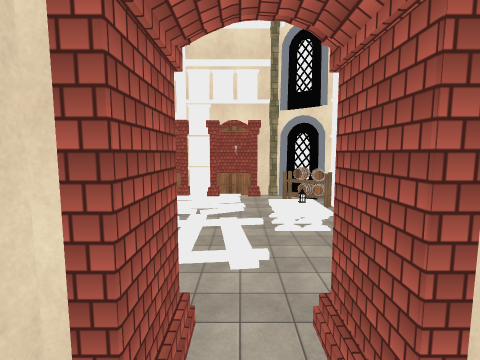
view 1 (above)

17 first-person views from a walk through a scene from a Unity 3-D project. The camera is 1.2 m above the floor, tilts 6° down and sees 85° across. The floor is counted in squares, 1 m on a side. Each view is taken from the middle of a square. On the plan, view 1 faces up. The plan holds only what a view shows up to about 12 squares ahead; the rest is blank. The place goes on beyond the plan. Surface patterns are stand-ins for the level's own textures.

view 2
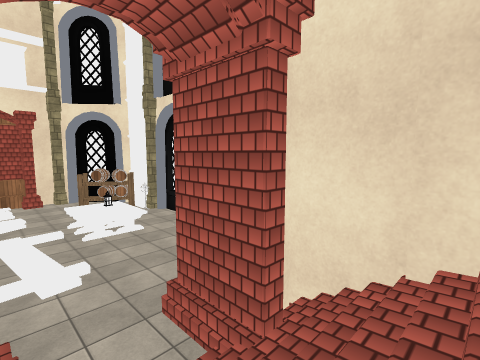

view 3
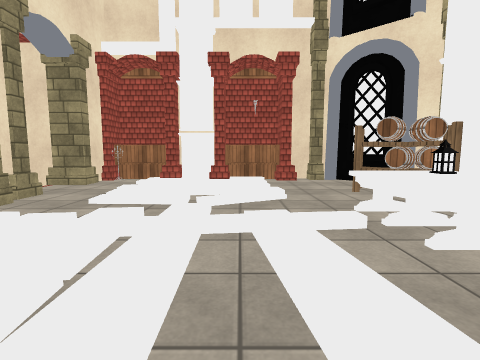

view 4
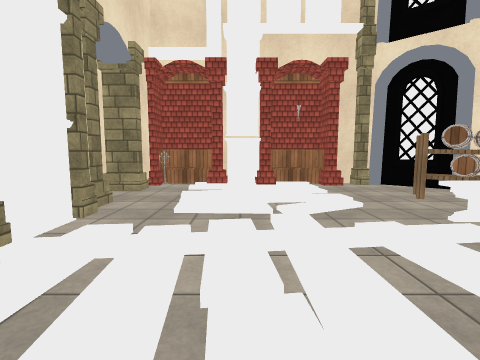

view 5
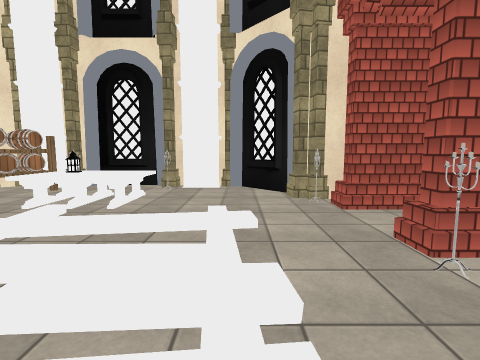

view 6
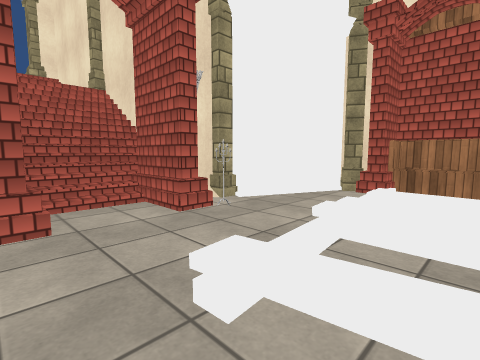

view 7
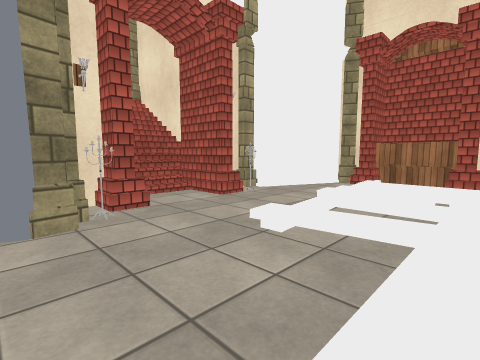

view 8
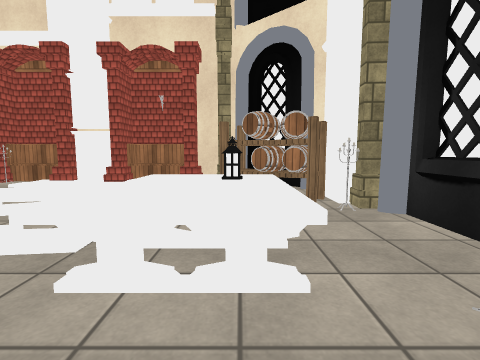

view 9
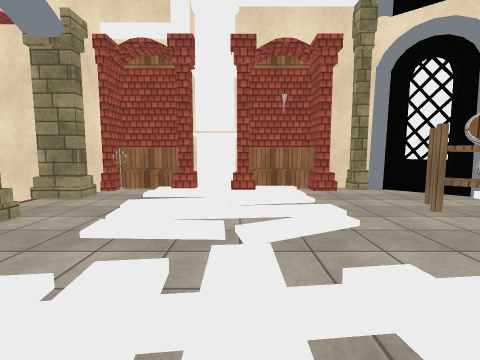

view 10
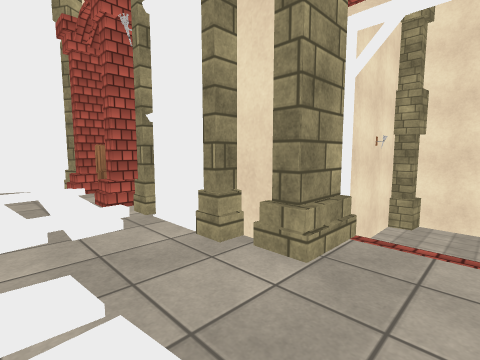

view 11
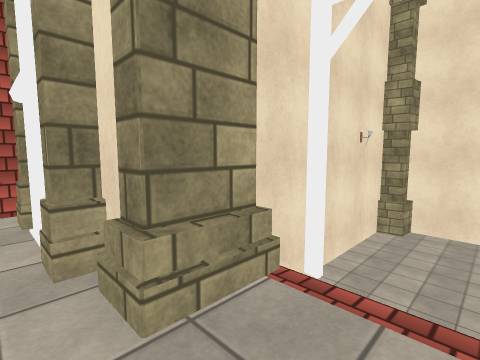

view 12
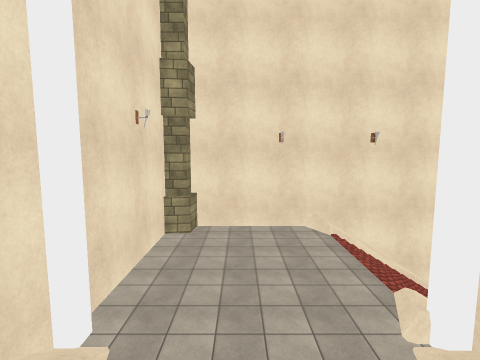

view 13
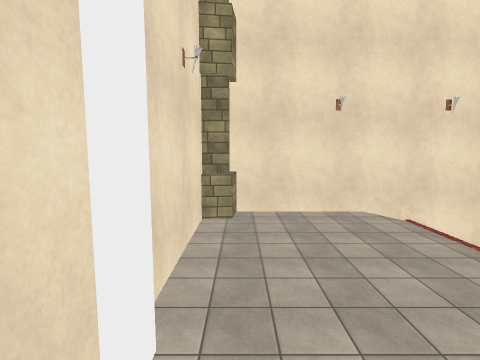

view 14
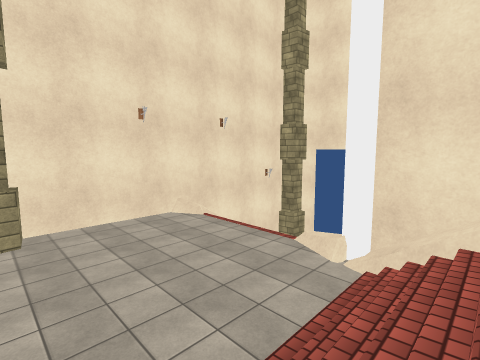

view 15
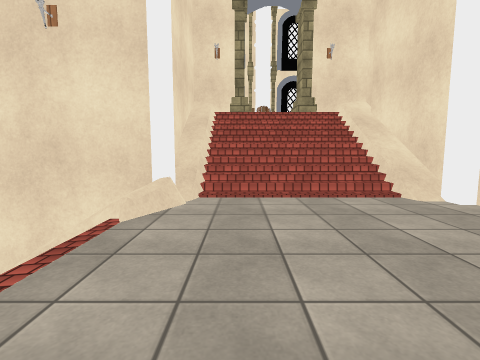

view 16
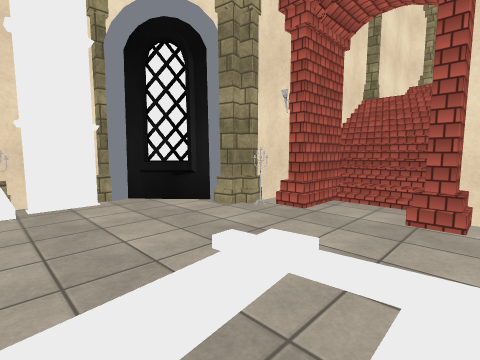

view 17
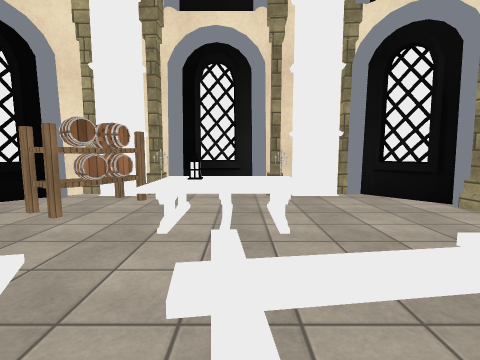

### Floor plan
Key: @ floor where view 1 was taken; # wall or solid block; . main floor; : floor 0.25 m higher than the main floor; - floor 2.5 m lower than the main floor; _ floor 2.75 m lower than the main floor; < floor 3 m lower than the main floor; ( floor 3.5 m lower than the main floor; + floor 3.75 m higher than the main floor; ! floor 4 m lower than the main floor; / step, stairs or slope; ^ raised ledge; T table; L lantern; P pillar; B barrel; O other object.
Columns run from 22 left of view 1 to 6 right of it. Each row starts with its distance up from view 1.
 22 #       #
 21 # !!!! (#
 20 #<(((((<#      ###  ####
 19 #-<<<<<-########^^###^^#P##
 18 #<<<<<<<</////##O./.......##
 17 #<<<<<<<<_////PP..::::.....##
 16 #<<<<<<<<_////....::::...B..P
 15 #<<<<<<<<_////.....::::..BBB#
 14 #<<<<<<<<_////PP......:...BBP
 13 #P<<<<<<<_////#P........TT.O#
 12  P<<<<<<//////##.../:...TL..#
 11   ##############.//::///TT..#
 10               #P//:::./.TT.PP
  9               ##O/:/:./.....#
  8               ##//:/:.:.....P
  7               ##// ///:.....P
  6                #P.........##
  5                #PO......OP#
  4                 OOOPO#..###
  3                    P##//##
  2                     ##//##
  1                     #////#
  0                     #/@//#
 -1                     #////#
 -2                     #////#
 -3                     #+++##
 -4                     ##

Positions as (right, up) in squares from view 1, and headings:
1: (0, 0), facing up
2: (-1, 0), facing up-right
3: (-1, 7), facing up
4: (-3, 7), facing up
5: (-5, 7), facing right
6: (2, 9), facing down-left
7: (4, 10), facing down-left
8: (3, 8), facing up
9: (-2, 9), facing up
10: (-4, 16), facing down-left
11: (-6, 16), facing down-left
12: (-9, 15), facing left
13: (-11, 13), facing left
14: (-11, 12), facing up-left
15: (-20, 17), facing right
16: (-2, 10), facing down-right
17: (-3, 11), facing right
